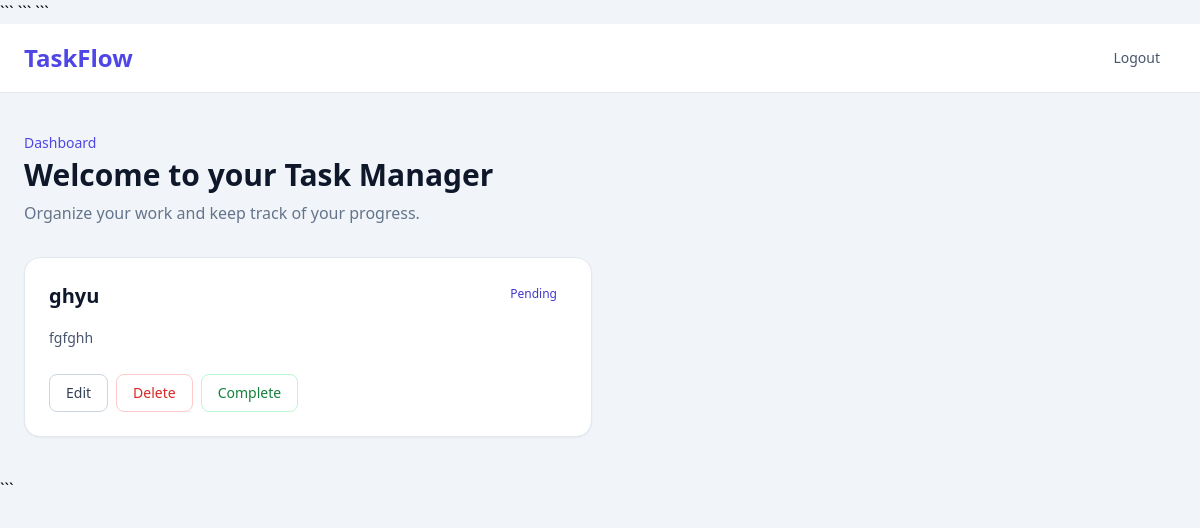
The app's page /dashboard/ (signed in), older data.
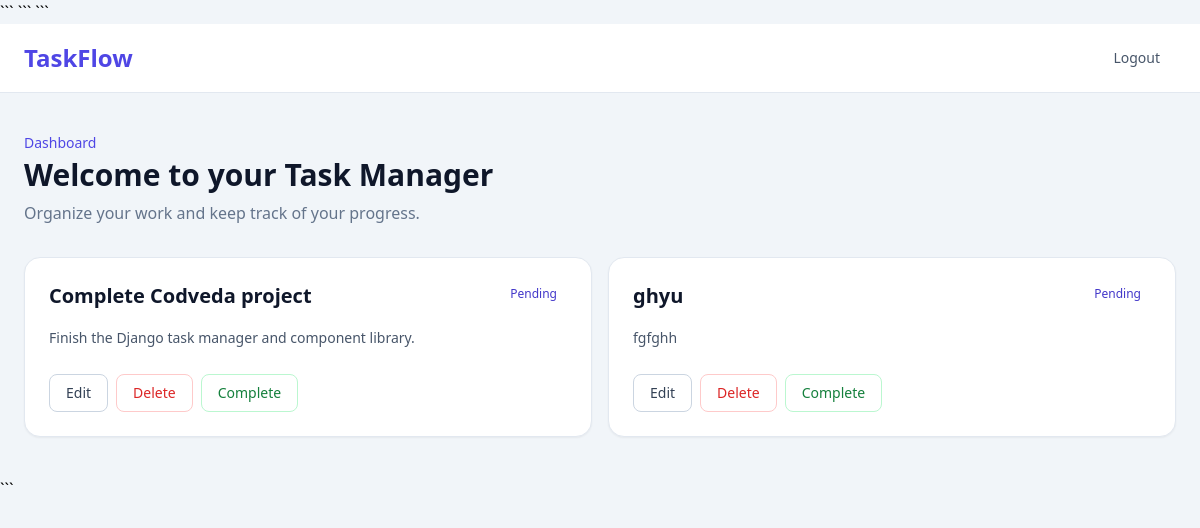
The same page, newer data.
### tasks/models.py (models this page shows, shortened)
class Task(models.Model):
    STATUS_CHOICES = [
        ("pending", "Pending"),
        ("completed", "Completed"),
    ]
    user = models.ForeignKey(
        User,
        on_delete=models.CASCADE,
        related_name="tasks"
    )
    title = models.CharField(max_length=200)
    description = models.TextField(blank=True)
    status = models.CharField(
        max_length=20,
        choices=STATUS_CHOICES,
        default="pending"
    )
    created_at = models.DateTimeField(auto_now_add=True)

### tasks/views.py (the view)
# urls.py: path("dashboard/", views.dashboard, name="dashboard"),
@login_required
def dashboard(request):
    tasks = Task.objects.filter(user=request.user).order_by("-created_at")
    return render(request, "tasks/dashboard.html", {"tasks": tasks})

### tasks/templates/tasks/dashboard.html (shortened to what this page needs)
<!DOCTYPE html>
<html lang="en">
<head>
<script src="https://cdn.tailwindcss.com"></script>
```
</head>
<body class="min-h-screen bg-slate-100">
```
<nav
    class="border-b border-slate-200 bg-white"
    aria-label="Main navigation"
>
    <div class="mx-auto flex max-w-7xl items-center justify-between px-6 py-4">
        <a
            href="/dashboard/"
            class="text-2xl font-bold text-brand-600"
            aria-label="TaskFlow home"
        >
            TaskFlow
        </a>
       <form method="POST" action="{% url 'logout' %}">
    <button
        type="submit"
        class="rounded-lg px-4 py-2 text-sm font-medium text-slate-600 transition hover:bg-slate-100 hover:text-slate-900 focus:outline-none focus:ring-2 focus:ring-brand-500"
    >
        Logout
    </button>
</form>
    </div>
</nav>
<main class="mx-auto max-w-7xl px-6 py-10">
    <section class="mb-8">
        <p class="text-sm font-medium text-brand-600">
            Dashboard
        </p>
        <h1 class="mt-1 text-3xl font-bold text-slate-900">
            Welcome to your Task Manager
        </h1>
        <p class="mt-2 text-slate-500">
            Organize your work and keep track of your progress.
        </p>
    </section>
    {% if tasks %}
    <section class="grid gap-4 md:grid-cols-2 xl:grid-cols-3">
        {% for task in tasks %}
            <article class="rounded-2xl border border-slate-200 bg-white p-6 shadow-sm">
                <div class="mb-4 flex items-start justify-between gap-3">
                    <h2 class="text-xl font-semibold text-slate-900">{{ task.title }}</h2>
                    <span class="inline-flex rounded-full bg-brand-50 px-2.5 py-1 text-xs font-medium text-brand-700">
                        {{ task.status|title }}
                    </span>
                </div>
                <p class="text-sm leading-6 text-slate-600">
                    {{ task.description|default:"No description provided." }}
                </p>
                <div class="mt-6 flex items-center gap-2">
                    <a
                        href="{% url 'edit_task' task.id %}"
                        class="rounded-lg border border-slate-300 px-4 py-2 text-sm font-medium text-slate-700 transition hover:bg-slate-50 focus:outline-none focus:ring-2 focus:ring-brand-500 focus:ring-offset-2"
                    >
                        Edit
                    </a>
                    <form method="POST" action="{% url 'delete_task' task.id %}">
                        <button
                            type="submit"
                            class="rounded-lg border border-red-200 px-4 py-2 text-sm font-medium text-red-600 transition hover:bg-red-50 focus:outline-none focus:ring-2 focus:ring-red-500 focus:ring-offset-2"
                        >
                            Delete
                        </button>
                    </form>
                    {% if task.status != "completed" %}
    <form
        method="POST"
        action="{% url 'complete_task' task.id %}"
    >
        <button
            type="submit"
            class="rounded-lg border border-green-200 px-4 py-2 text-sm font-medium text-green-700 transition hover:bg-green-50 focus:outline-none focus:ring-2 focus:ring-green-500 focus:ring-offset-2"
        >
            Complete
        </button>
    </form>
{% endif %}
                </div>
            </article>
        {% endfor %}
    </section>
{% endif %}
</main>
```
</body>
</html>

Row changes from the older to the newer data that the page shows:
added Task: title "Complete Codveda project", status "Pending", description "Finish the Django task manager and component library."
